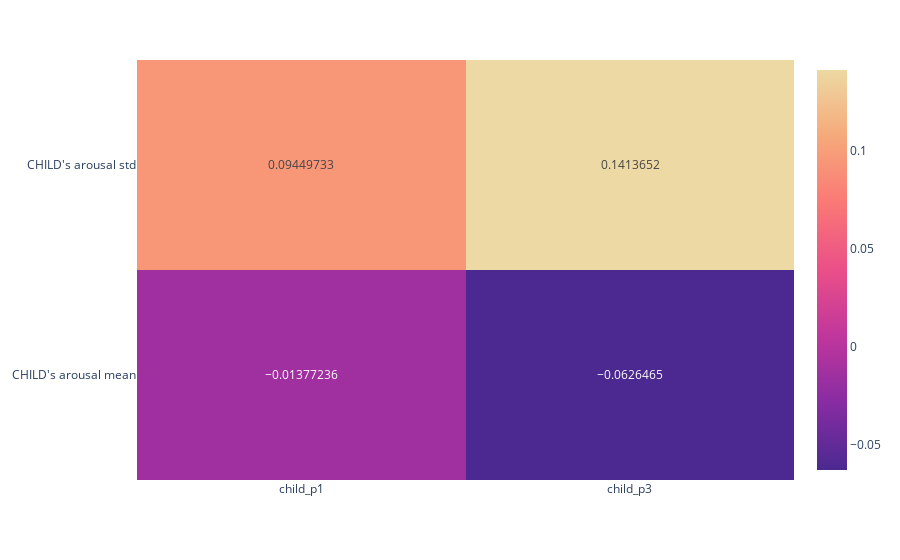
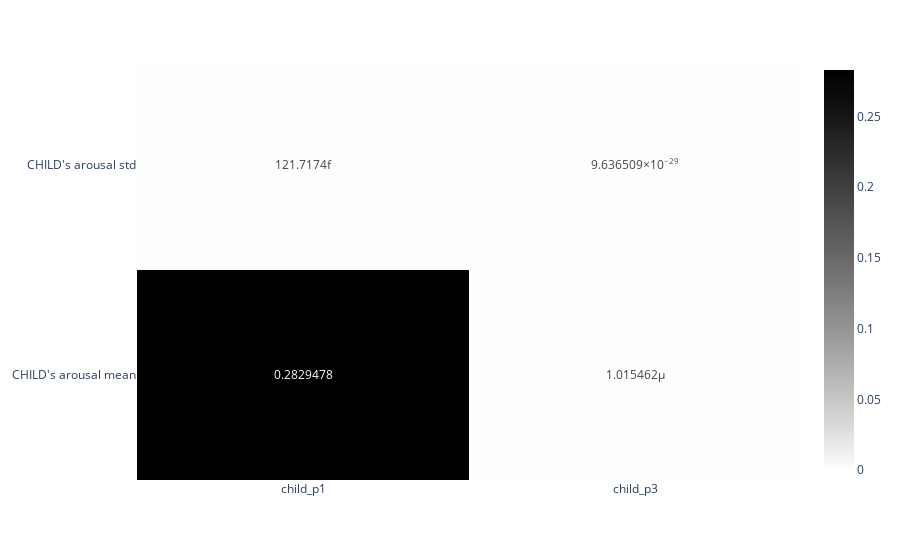
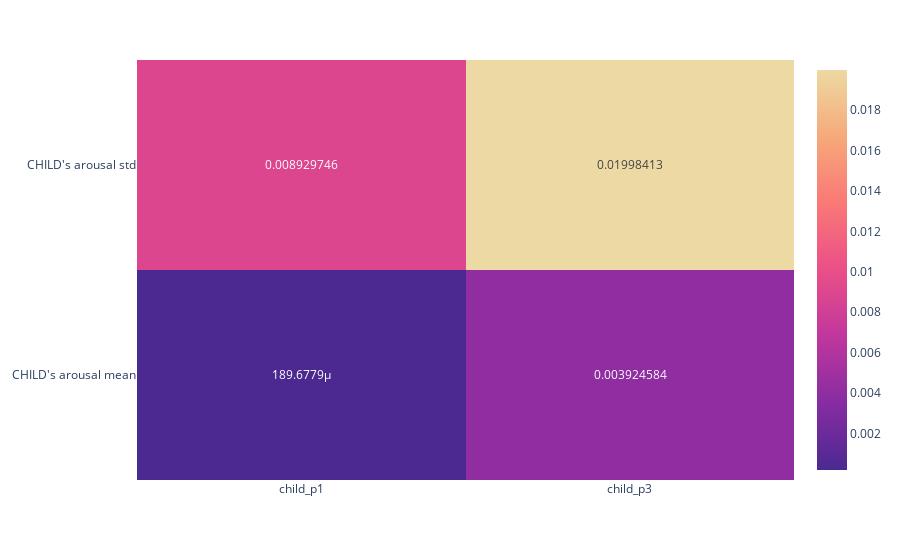

The code cell stored with these charts, in order, in its notebook:
### Code cell
col_1 = affective_states
col_2 = cognitive_states
corr, fig_corr, p, fig_p, fig_r2 = correlation(final_df)

### Figure 1 — Plotly figure (JSON) as saved in the notebook; plotly's stock layout.template omitted (floating-point values rounded to 4 significant figures)
{"data": [{"coloraxis": "coloraxis", "hovertemplate": "x: %{x}<br>y: %{y}<br>color: %{z}<extra></extra>", "name": "0", "texttemplate": "%{z}", "type": "heatmap", "x": ["child_p1", "child_p3"], "xaxis": "x", "y": ["CHILD's arousal std", "CHILD's arousal mean"], "yaxis": "y", "z": [[0.0945, 0.1414], [-0.01377, -0.06265]]}], "layout": {"coloraxis": {"colorscale": [[0, "rgb(75, 41, 145)"], [0.1667, "rgb(135, 44, 162)"], [0.3333, "rgb(192, 54, 157)"], [0.5, "rgb(234, 79, 136)"], [0.6667, "rgb(250, 120, 118)"], [0.8333, "rgb(246, 169, 122)"], [1, "rgb(237, 217, 163)"]]}, "margin": {"t": 60}, "xaxis": {"anchor": "y", "domain": [0, 1]}, "yaxis": {"anchor": "x", "autorange": "reversed", "domain": [0, 1]}}}

### Figure 2 — Plotly figure (JSON) as saved in the notebook; plotly's stock layout.template omitted (floating-point values rounded to 4 significant figures)
{"data": [{"coloraxis": "coloraxis", "hovertemplate": "x: %{x}<br>y: %{y}<br>color: %{z}<extra></extra>", "name": "0", "texttemplate": "%{z}", "type": "heatmap", "x": ["child_p1", "child_p3"], "xaxis": "x", "y": ["CHILD's arousal std", "CHILD's arousal mean"], "yaxis": "y", "z": [[1.217e-13, 9.637e-29], [0.2829, 1.015e-06]]}], "layout": {"coloraxis": {"colorscale": [[0, "rgb(254, 254, 253)"], [0.09091, "rgb(224, 224, 223)"], [0.1818, "rgb(197, 197, 195)"], [0.2727, "rgb(171, 171, 170)"], [0.3636, "rgb(146, 146, 145)"], [0.4545, "rgb(124, 123, 122)"], [0.5455, "rgb(102, 101, 101)"], [0.6364, "rgb(81, 80, 80)"], [0.7273, "rgb(59, 59, 59)"], [0.8182, "rgb(38, 38, 38)"], [0.9091, "rgb(16, 16, 16)"], [1, "rgb(0, 0, 0)"]]}, "margin": {"t": 60}, "xaxis": {"anchor": "y", "domain": [0, 1]}, "yaxis": {"anchor": "x", "autorange": "reversed", "domain": [0, 1]}}}

### Figure 3 — Plotly figure (JSON) as saved in the notebook; plotly's stock layout.template omitted (floating-point values rounded to 4 significant figures)
{"data": [{"coloraxis": "coloraxis", "hovertemplate": "x: %{x}<br>y: %{y}<br>color: %{z}<extra></extra>", "name": "0", "texttemplate": "%{z}", "type": "heatmap", "x": ["child_p1", "child_p3"], "xaxis": "x", "y": ["CHILD's arousal std", "CHILD's arousal mean"], "yaxis": "y", "z": [[0.00893, 0.01998], [0.0001897, 0.003925]]}], "layout": {"coloraxis": {"colorscale": [[0, "rgb(75, 41, 145)"], [0.1667, "rgb(135, 44, 162)"], [0.3333, "rgb(192, 54, 157)"], [0.5, "rgb(234, 79, 136)"], [0.6667, "rgb(250, 120, 118)"], [0.8333, "rgb(246, 169, 122)"], [1, "rgb(237, 217, 163)"]]}, "margin": {"t": 60}, "xaxis": {"anchor": "y", "domain": [0, 1]}, "yaxis": {"anchor": "x", "autorange": "reversed", "domain": [0, 1]}}}
